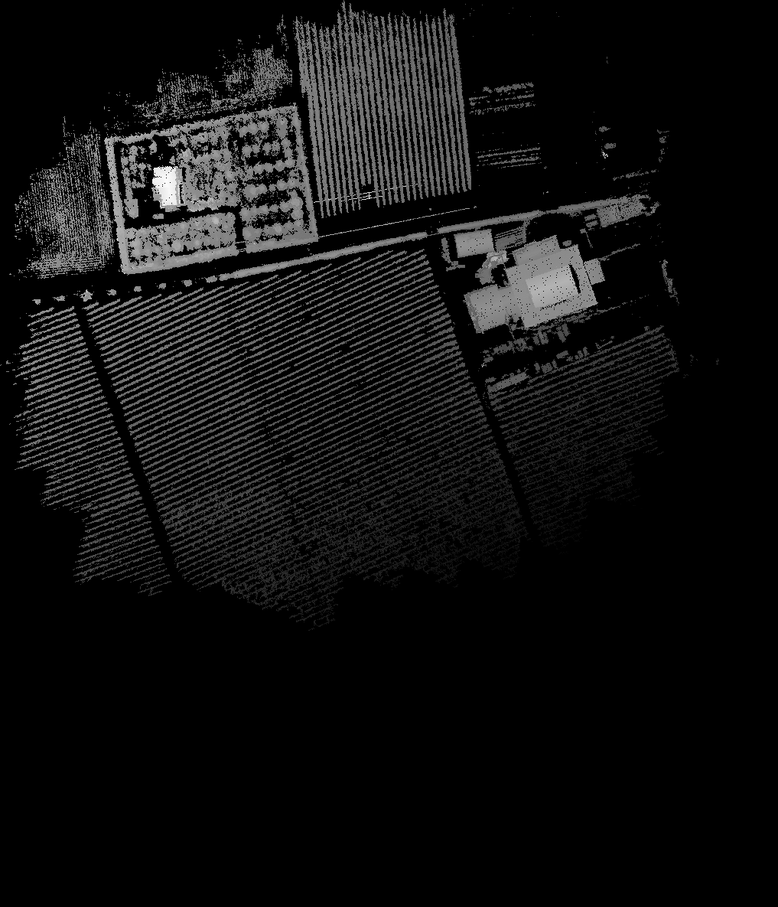
#> input picture data/input/ktima_Gerovasileioy_2020-07-21_Field_60_25cm_nonground_elevation_image.png, 778 x 907 px, shrunk from 1017 x 1185 before the run
$ python 2_rows_clusters_detection.py   (Python 2 division)
#> lines starting #> are read from the running program, lines starting #| are printed output that depends on the picture; after the words box and inside, x2 and y2 are one past the last pixel; in counts of white or black regions, pixels touching at a corner belong together
#!/usr/bin/env python

from scipy import ndimage
import numpy as np
import matplotlib
import matplotlib.pyplot as plt

from skimage import data, transform, io
from skimage.util import img_as_ubyte
from skimage.morphology import disk,rectangle,square, binary_opening, binary_closing, remove_small_objects, remove_small_holes, binary_erosion, thin
from skimage.filters import rank
from skimage.color import rgb2gray
from skimage.draw import rectangle,polygon_perimeter,line,circle
import os.path
import time
from skimage import measure, segmentation
from skimage.transform import probabilistic_hough_line, hough_line, hough_line_peaks
from skimage.measure import LineModelND, ransac
from matplotlib import cm
import cv2
from skimage.feature import peak_local_max
from scipy import ndimage as ndi
from scipy.signal import argrelextrema
from skimage.filters import try_all_threshold
from skimage.color import rgb2hsv
from sklearn.decomposition import PCA

#Parameters
#image_file_name = '../data/greece_zoom20_23cmpix_binary.png'
image_file_name = '../data/input/ktima_Gerovasileioy_2020-07-21_Field_60_25cm_nonground_elevation_image.png'
apply_morphological_operations = True
apply_row_cluster_detection = True
show_plots = True
save_output = True

# Read the image
img_org = io.imread(image_file_name)
#> img_org is the input picture: shape (907, 778); min 0, max 255, mean 16.9
img_grey = rgb2gray(img_org)


# binarization of the grey scale elevation image
img_bin = img_grey > 0
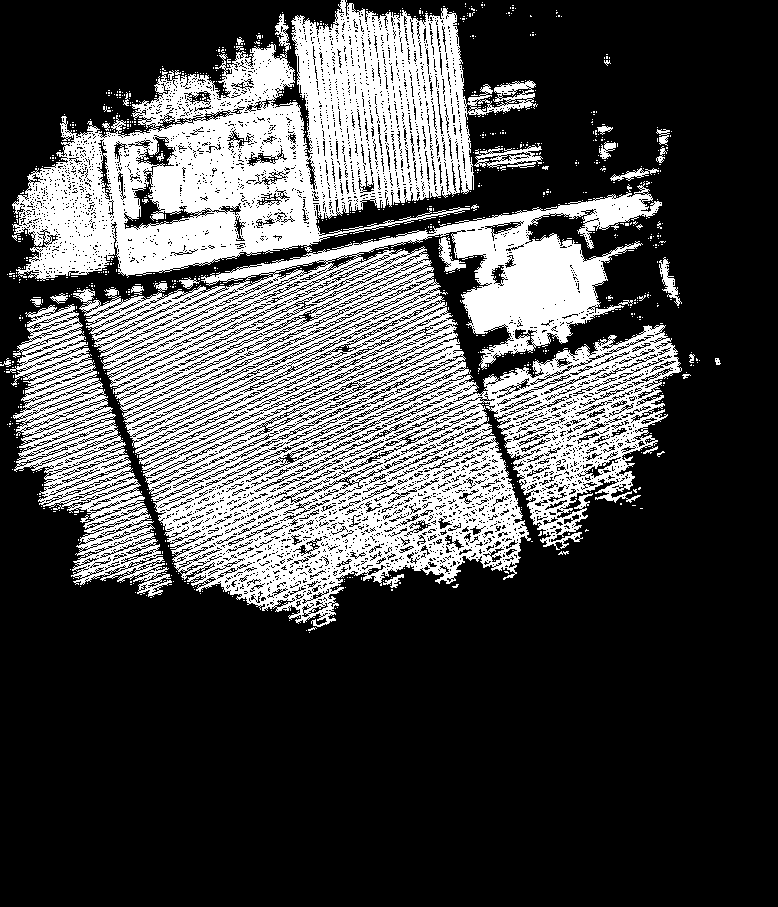
#> img_bin: shape (907, 778) bool; 28.9% white; 917 white regions (886 under 20 px), largest, box (x1, y1, x2, y2) and area: (73, 181, 682, 627) 115932, (12, 0, 538, 281) 67012, (6, 304, 172, 597) 15988
img_bin_org = img_bin
print('Original Dimensions : ',img_bin.shape)
#| Original Dimensions :  (907, 778)


if apply_morphological_operations:

	# Apply morphological operations
	print "-- Applying morphological operations --"
	# mask = circle(1,1,1)

	# img_bin = binary_opening(img_bin,mask)
	# img_bin = binary_closing(img_bin,mask)
	img_bin = remove_small_objects(img_bin,min_size=30)
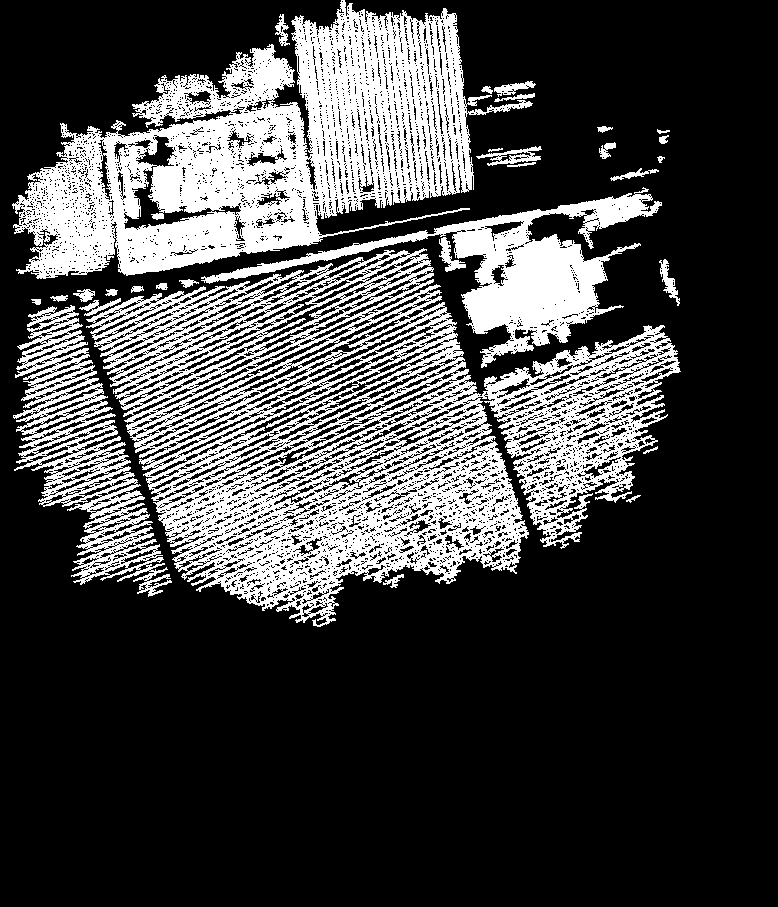
#> img_bin: shape (907, 778) bool; 26.5% white; 30 white regions, largest, box (x1, y1, x2, y2) and area: (86, 248, 681, 627) 87750, (12, 0, 533, 279) 64546, (201, 187, 662, 368) 17540
	img_bin = remove_small_holes(img_bin)
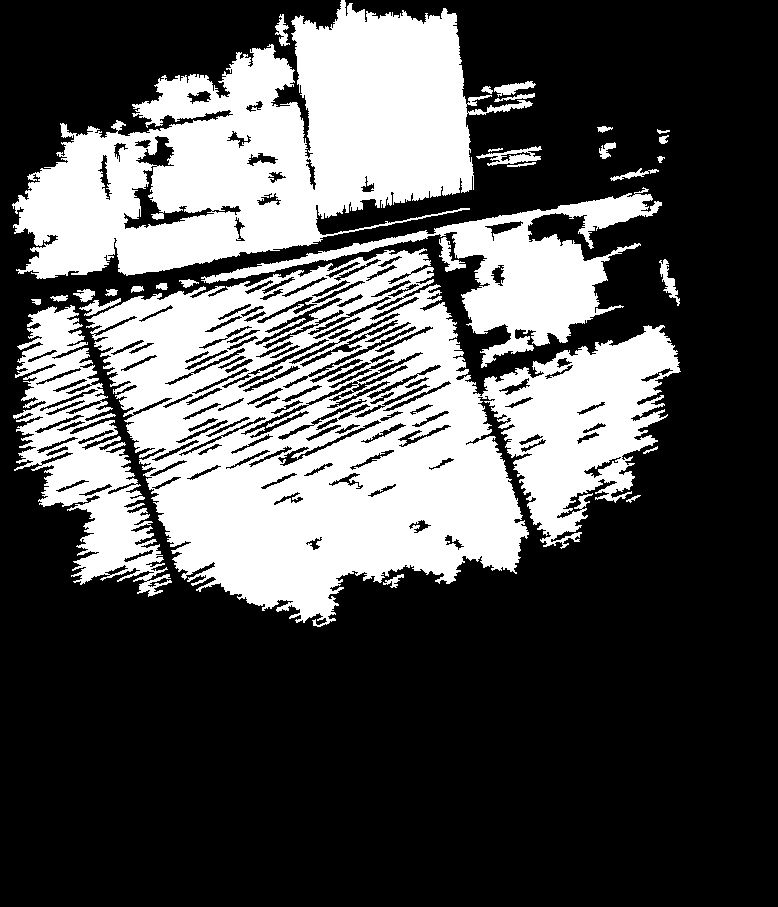
#> img_bin: shape (907, 778) bool; 32.1% white; 30 white regions, largest, box (x1, y1, x2, y2) and area: (86, 248, 681, 627) 114323, (12, 0, 533, 279) 72592, (201, 187, 662, 368) 18156
	img_bin = segmentation.clear_border(img_bin)
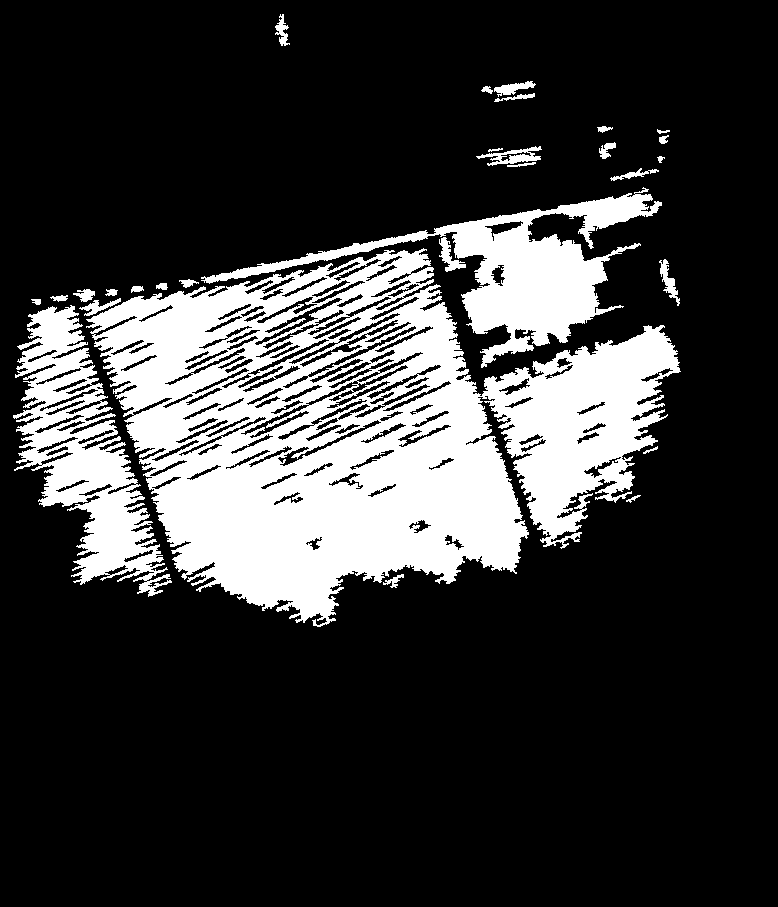
#> img_bin: shape (907, 778) bool; 21.8% white; 29 white regions, largest, box (x1, y1, x2, y2) and area: (86, 248, 681, 627) 114323, (201, 187, 662, 368) 18156, (13, 305, 172, 597) 17746
	# img_bin = thin(img_bin,1)

	img_morph = img_bin
	print "Done"


if apply_row_cluster_detection:

	print "-- Applying cluster classification --"

	# Divide binary image in clusters by means of connectivity rules
	img_labels = measure.label(img_bin,connectivity=2)
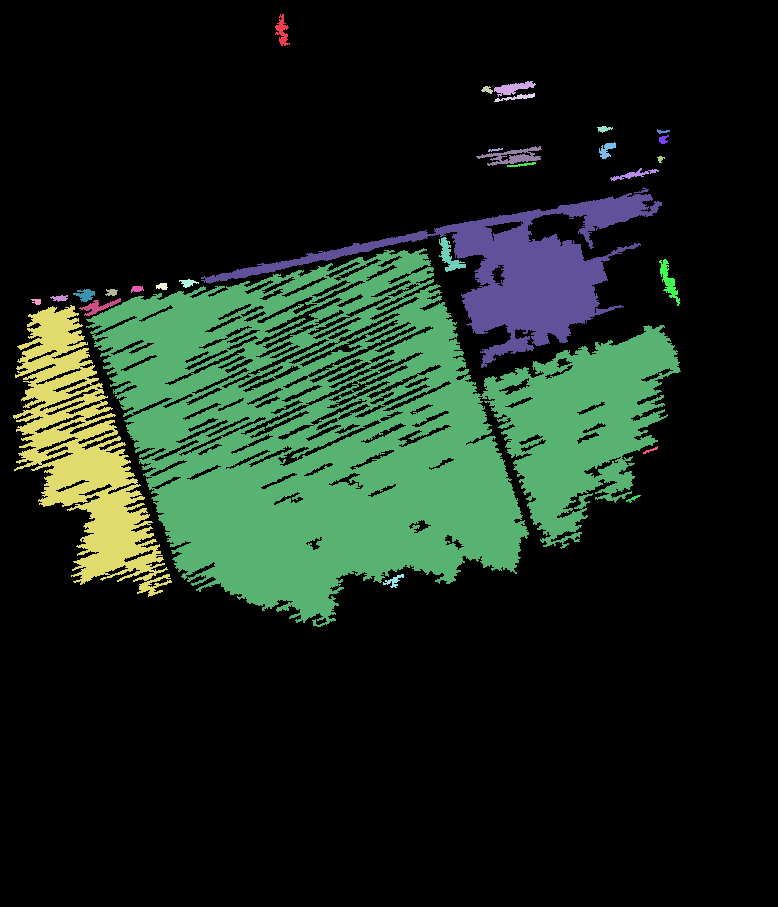
#> img_labels: shape (907, 778) int32; 30 distinct labels, from 0 to 29; one colour per label, 0 black
	num_of_clusters = np.max(img_labels)
#> num_of_clusters = 29
	print "Num_of_clusters before classification:", num_of_clusters
#| Num_of_clusters before classification: 29

	img_only_rows = np.zeros([img_bin_org.shape[0],img_bin_org.shape[1]])
	number_of_clusters_after = 0
	ratios = np.array([])

	for cluster_num in range(1,num_of_clusters):#num_of_clusters):

		# find all the x and y points beloging to the same cluster
		xx,yy = np.where(img_labels == cluster_num)
		X = np.array([xx,yy])
		X = X.T

		# compute PCA over the 2d features to obtain the eigen vectors describing the cluster
		pca = PCA(n_components=2).fit(X)
		ratio = pca.explained_variance_ratio_[0]/pca.explained_variance_ratio_[1]
		ratios = np.append(ratios,ratio)
		if ratio > 30:
		 	img_only_rows[xx,yy] = 1
		 	number_of_clusters_after = number_of_clusters_after + 1
#> this loop made 28 passes
#> (ratio, ratios) on passes 1 to 10: (8, [8]), (19.26, [8, 19.26]), (2.88, [8, 19.26, 2.88]), (120, [8, 19.26, 2.88, 120]), (7.35, [8, 19.26, 2.88, 120, 7.35]), (16.45, [8, 19.26, 2.88, 120, 7.35, 16.45]), (1.62, [8, 19.26, 2.88, 120, 7.35, 16.45, 1.62]), (3.22, [8, 19.26, 2.88, 120, 7.35, 16.45, 1.62, 3.22]), (16.35, [8, 19.26, 2.88, 120, 7.35, 16.45, 1.62, 3.22, 16.35]), (48.06, [8, 19.26, 2.88, 120, 7.35, 16.45, 1.62, 3.22, 16.35, 48.06])
#> ratio on passes 11 to 16: 1.36, 158.8, 70.64, 4.49, 5.68, 2.89
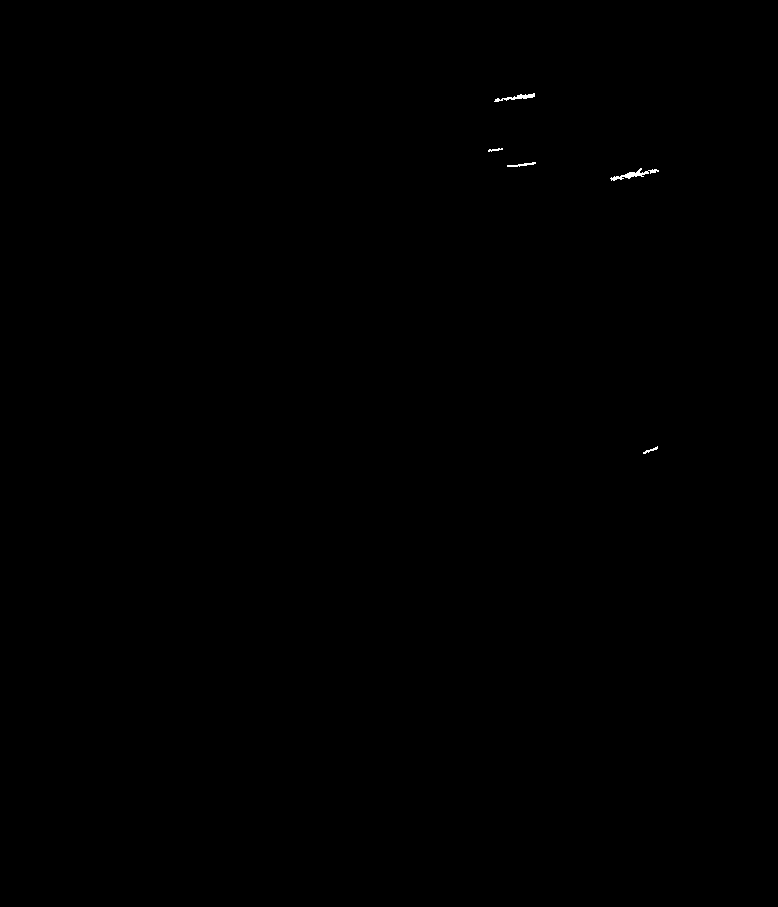
#> img_only_rows: shape (907, 778) float64; values 0 (black) and 1 (white), 0.06% white in thin lines or dots, all inside (x1, y1, x2, y2) = (488, 93, 659, 454)
#> after the loop, number_of_clusters_after = 5; ratios = 28 values, max 158.8 at index 11, min 1.36 at index 10, mean 22.21

	print "Num_of_clusters after classification:", number_of_clusters_after
#| Num_of_clusters after classification: 5
	print "Done"


if show_plots:

	fig, axes = plt.subplots(nrows=1, ncols=3)

	axes[0].imshow(img_bin_org, cmap='gray')
	axes[0].set_title('Original Binary')

	if apply_morphological_operations:
		axes[1].imshow(img_morph, cmap='gray')
		axes[1].set_title('Morphological Operations')

	if apply_row_cluster_detection:
		axes[2].imshow(img_only_rows, cmap='gray')
		axes[2].set_title('Only rows')


	plt.show()

if save_output:
	io.imsave(image_file_name[:-4]+"_morphological_operations.png",img_morph)
	io.imsave(image_file_name[:-4]+"_only_rows.png",img_only_rows)
